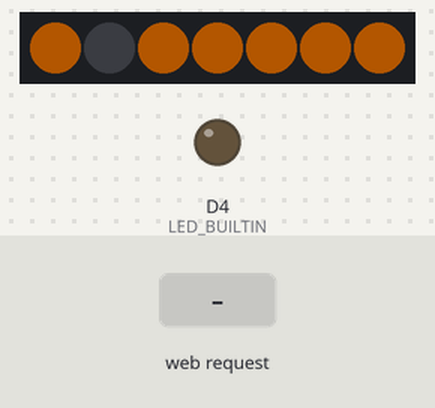
This sketch was run on a simulated ESP8266 (NodeMCU). Shown: 7 RGB LEDs in strip order, left to right, output pins drawn as LEDs (lit = HIGH, except the on-board LED, lit = LOW). The test bench sets the inputs (shaded band). Dim RGB values are drawn brighter than linear; WiFi joins after 1.5 s; servers stay silent unless stated; storage starts empty; what the sketch prints to the serial monitor is not drawn.

Above: at 1.8 s.
3.2 s: HTTP request GET /yellow received
At 4.1 s:
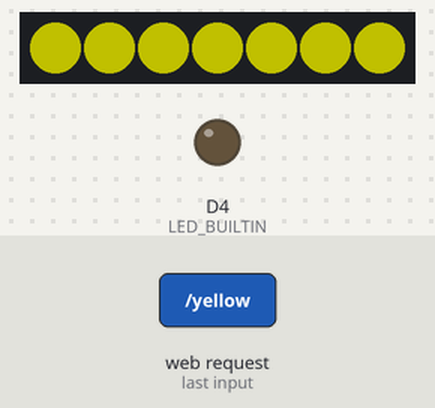
4.8 s: HTTP request GET /green received
At 5.4 s:
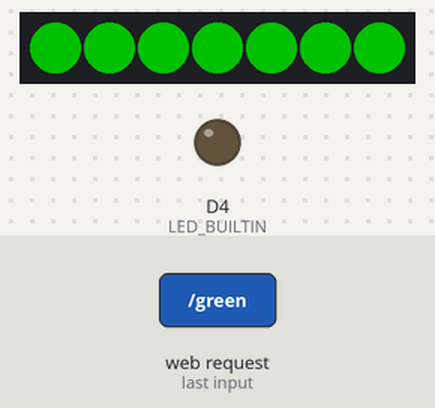
6.4 s: HTTP request GET /aqua received
At 7.7 s:
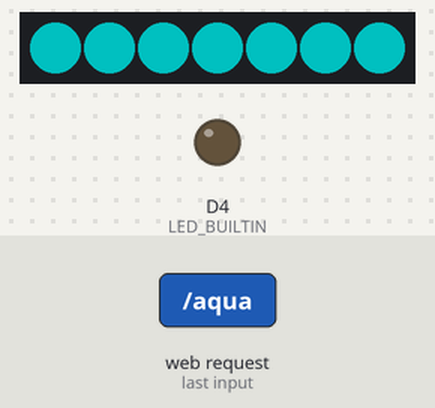
8.0 s: HTTP request GET /blue received
At 9.0 s:
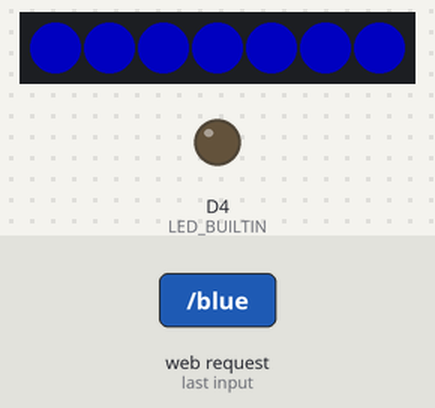
9.6 s: HTTP request GET /fuchsia received
At 10.2 s:
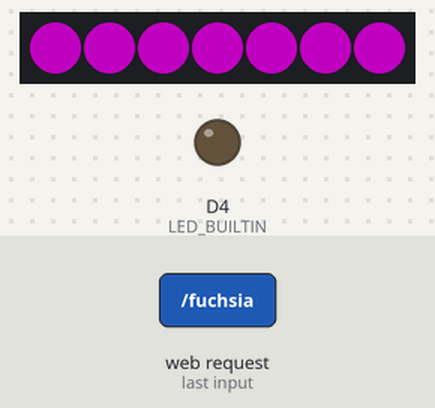
11.2 s: HTTP request GET /white received
At 12.6 s:
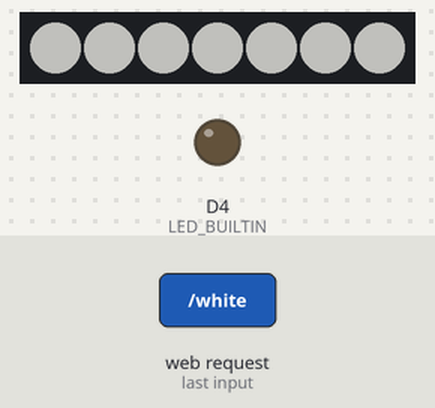
Timing chart, 0 to 13.8 s (numbered marks = the images above; inputs shaded):
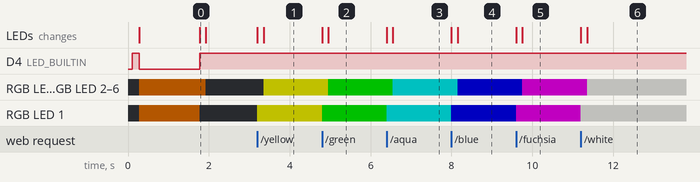

The sketch:

weak-web222-led.ino
```cpp
// (licence header left out)
#include <ESP8266WiFi.h>
#include <WiFiClient.h>
#include <ESP8266WebServer.h>

#include <FS.h>                             // file system for web pages
// uploaded with Arduino IDE from directory 'data'

#include <FastLED.h>                        // library to control RGB leds

#define NUM_LEDS 7
#define DATA_PIN D3                         // default is D4 (changed because it is also onboard led)

#define BRIGHTNESS 85                       // reduced brightness, reduced heat, 1/3


// dynamic webpage contents in program memory

const char TOPpage[] PROGMEM = R"=====(
<!doctype html>
<html lang=de>
<head>
<meta charset="utf-8">
<meta name="viewport" content="width=device-width, initial-scale=1.0">
<meta http-equiv="refresh" content="5; URL=http://pfitze.selfhost.eu/help.html">
<link rel="stylesheet" href="style.css">
<title>Status Page</title>
</head>
<body>
<div class="container">
<div class="center">
<h1>LED Web Server</h1>
current color
<h2>
)=====";

const char BOTpage[] PROGMEM = R"=====(
</h2>
<br>
<a href="http://pfitze.selfhost.eu/help.html">change color</a>
<br>
<br>
<br>
<small><a href="http://pfitze.selfhost.eu">pfitze.selfhost.eu</a></small>
</div>
</div>
</body>
</html>
)=====";


CRGB leds[NUM_LEDS];

byte cR=0, cG=0, cB=0;                      // current LED color in r,g,b
String cname = "black";                     // current color name


void showled(byte R, byte G, byte B) {
  for (int num = 1; num < NUM_LEDS; num++) {
    leds[num].setRGB(R, G, B);
    FastLED.show();
    delay(25);                              // small fading effect
  }
  leds[0].setRGB(R, G, B);                  // part of fading effect, inner led last
  FastLED.show();
}


void setcolor(byte R, byte G, byte B, String name) {

  cR = R; cG = G; cB = B;
  cname = name;

  showled(cR,cG,cB);
}


void showevent(int duration) {

  showled(178,89,0);                        // event color: ginger
  delay(duration);
  showled(cR,cG,cB);
}


// ssid / password of wifi router
//const char* ssid = "beiPfitze";
//const char* password = "********";

// ssid / password of wifi router
const char* ssid = "Pfitze";
const char* password = "********************";


ESP8266WebServer server(80);                // web server on port 80

String getContentType(String filename) {    // convert the file extension to the MIME type
  if (filename.endsWith(".html")) return "text/html";
  else if (filename.endsWith(".css")) return "text/css";
  //  else if (filename.endsWith(".js")) return "application/javascript";     // not used, disabled
  else if (filename.endsWith(".ico")) return "image/x-icon";
  return "text/plain";
}


bool handleFileRead(String path) {              // send static content / file to client, if exists
  Serial.println("handleFileRead: " + path);
  if (path.endsWith("/"))
    path += "index.html";                       // folder requested, send index file
  String contentType = getContentType(path);    // get MIME type
  if (SPIFFS.exists(path)) {                    // if file exists ...
    File file = SPIFFS.open(path, "r");
    size_t sent = server.streamFile(file, contentType);   // ... send it to the client
    file.close();
    return true;
  }
  Serial.println("\tfile not found");
  return false;
}


//
// functions to handle url requests
//

void handleStatus() {
  Serial.print("current color: ");
  Serial.println(cname);

  int len = sizeof(TOPpage) + cname.length() + sizeof(BOTpage);
  Serial.println(len);                              // DEBUG: content length

  server.setContentLength(len);
  server.send_P(200, "text/html",TOPpage);          // first part from pgm memory
  server.sendContent(cname);                        // dynamic content
  server.sendContent_P(BOTpage);                    // final part, from pgm memory
}

void handleColorRed() {
  setcolor(255, 0, 0, "red");
  handleStatus();
}

void handleColorYellow() {
  setcolor(255, 255, 0, "yellow");
  handleStatus();
}

void handleColorGreen() {
  setcolor(0, 255, 0, "green");
  handleStatus();
}

void handleColorAqua() {
  setcolor(0, 255, 255, "aqua");
  handleStatus();
}

void handleColorBlue() {
  setcolor(0, 0, 255, "blue");
  handleStatus();
}

void handleColorFuchsia() {
  setcolor(255, 0, 255, "fuchsia");
  handleStatus();
}

void handleColorBlack() {
  setcolor(0, 0, 0, "black");
  handleStatus();
}

void handleColorWhite() {
  setcolor(255, 255, 250, "white");
  handleStatus();
}


String logfile = "Logfile:\n";
const int logsize = 1000;


void handleNotFound() {

  if ( !handleFileRead(server.uri()) ) {                // send existing static files
    Serial.print("404");                                // if not successful it is a 404
    Serial.print(" - ");
    Serial.println(server.uri());
    server.send(404, "text/plain", "404: Not Found");   // respond with a 404 status code (not found)

    logfile = logfile + server.uri() + "\n";            // append current url to string logfile
    if ( logfile.length() > logsize) {                  // if to big reset logfile
      logfile = "Logfile:\n";
      Serial.println("new logfile");
    }

    showevent(500);                                     // show event via led
  }
}


void handleLog() {

  server.send(200, "text/plain", logfile);              // just deliver string logfile
}


//
// arduino functions setup & loop
//

void setup(void) {
  Serial.begin(115200);
  delay(100);

  Serial.println("\nweak-web222-led\n");                // DEBUG outputs

  pinMode(LED_BUILTIN, OUTPUT);
  digitalWrite(LED_BUILTIN, HIGH);                      // onboard led off

  FastLED.addLeds<NEOPIXEL, DATA_PIN>(leds, NUM_LEDS);      // init rgb led library
  FastLED.setBrightness(BRIGHTNESS);
  FastLED.setCorrection(0xFFA0E0);                      // color correction, based on trial-and-error

  setcolor(179, 89, 0, "ginger");                       // device init led color: ginger

  SPIFFS.begin();                                       // use file system
  Serial.println("Files:");                             // DEBUG: print files and sizes
  Dir dir = SPIFFS.openDir("/");
  while (dir.next()) {
    Serial.print(dir.fileName());
    Serial.print(" - ");
    File f = dir.openFile("r");
    Serial.println(f.size());
  }
  Serial.println();

  Serial.println("Network:");                           // DEBUG: start network configuration
  digitalWrite(LED_BUILTIN, LOW);                       // DEBUG: onboard led on

  // used static ip address
  IPAddress staticIP(192, 168, 178, 222);               // static ip
  IPAddress gateway(192, 168, 178, 1);                  // ip address of wifi router
  IPAddress subnet(255, 255, 255, 0);                   // Subnet mask
  IPAddress dns(192, 168, 178, 1);                      // DNS -> typcially gateway

  WiFi.mode(WIFI_STA);                                  // mode station, connect to wifi router

  WiFi.config(staticIP, gateway, subnet, dns);

  WiFi.begin(ssid, password);                           // connect to wifi router

  while (WiFi.status() != WL_CONNECTED) {               // wait for connection
    delay(500);
    Serial.print(".");
  }
  Serial.println();

  Serial.print("connected to ");                        // connection successful, show wlan and IP address
  Serial.println(ssid);
  Serial.print("IP address: ");
  Serial.println(WiFi.localIP());                       // IP address configured above, should be *.222

  server.on("/red", handleColorRed);                    // call color functions based on URL path
  server.on("/yellow", handleColorYellow);              // TOFO: use args in url
  server.on("/green", handleColorGreen);
  server.on("/aqua", handleColorAqua);
  server.on("/blue", handleColorBlue);
  server.on("/fuchsia", handleColorFuchsia);
  server.on("/black", handleColorBlack);
  server.on("/white", handleColorWhite);

  server.on("/status", handleStatus);                   // show current status / color

  server.on("/logg", handleLog);                        // using unusual name, 'log' is first guess

  server.onNotFound(handleNotFound);                    // all other requests

  server.begin();                                       // start web server
  Serial.println("http server started");
  digitalWrite(LED_BUILTIN, HIGH);                      // DEBUG: onboard led off

  setcolor(0, 0, 0, "black");                           // default: led off
}


void loop(void) {
  server.handleClient();                                // handle web client requests
}
```

Measured:
- after the input at 3.2 s, RGB LED 0, RGB LED 2–6: off → RGB(85, 85, 0) after 0.15 s; RGB LED 1: off → RGB(85, 85, 0) at once; the LEDs: first change at once (image 1 shows a later state)
- after the input at 4.8 s, RGB LED 0, RGB LED 2–6: RGB(85, 85, 0) → RGB(0, 85, 0) after 0.15 s; RGB LED 1: RGB(85, 85, 0) → RGB(0, 85, 0) at once; the LEDs: first change at once (image 2 shows a later state)
- after the input at 6.4 s, RGB LED 0, RGB LED 2–6: RGB(0, 85, 0) → RGB(0, 85, 85) after 0.15 s; RGB LED 1: RGB(0, 85, 0) → RGB(0, 85, 85) at once; the LEDs: first change at once (image 3 shows a later state)
- after the input at 8.0 s, RGB LED 0, RGB LED 2–6: RGB(0, 85, 85) → RGB(0, 0, 85) after 0.15 s; RGB LED 1: RGB(0, 85, 85) → RGB(0, 0, 85) at once; the LEDs: first change at once (image 4 shows a later state)
- after the input at 9.6 s, RGB LED 0, RGB LED 2–6: RGB(0, 0, 85) → RGB(85, 0, 85) after 0.15 s; RGB LED 1: RGB(0, 0, 85) → RGB(85, 0, 85) at once; the LEDs: first change at once (image 5 shows a later state)
- after the input at 11.2 s, RGB LED 0, RGB LED 2–6: RGB(85, 0, 85) → RGB(85, 85, 83) after 0.15 s; RGB LED 1: RGB(85, 0, 85) → RGB(85, 85, 83) at once; the LEDs: first change at once (image 6 shows a later state)
